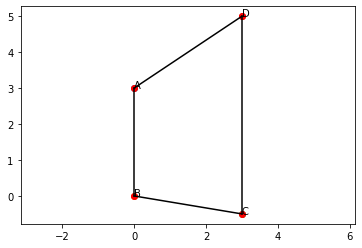

This figure's Python source:
# -*- coding: utf-8 -*-
"""
Created on Tue Sep 29 16:08:45 2020

@author: Rishab
"""
import matplotlib.pyplot as plt
import math as m


#These values are only being used for verifying that hypotenuse is the longest side in a right traingle.
a = [0,3]
b = [0,0]  
c = [3,-0.5]
d = [3,5]

def distancebetn(P,Q):
    return float(m.sqrt((Q[0]-P[0])**2 + (Q[1]-P[1])**2))

d1 = round(distancebetn(a,b),2)
d2 = round(distancebetn(b,c),2)
d3 = round(distancebetn(c,d),2)
d4 = round(distancebetn(d,a),2)

'''Since AB and CD are the smallest and largest sides in the quadrilateral. If that condition holds true then the problem can be solved'''
if(d1<d2 and d2<d4 and d4<d3): 
    print("AB and CD are the smallest and largest sides in the quadrilateral. Hence the problem can be solved.")
else:
    print("The problem cannot be solved.")

plt.plot(a[0],a[1],'o')
plt.text(0,3,'A')
plt.plot(b[0],b[1],'o')
plt.text(0,0,'B')
plt.plot(c[0],c[1],'o')
plt.text(3,-0.5,'C')
plt.plot(d[0],d[1],'o')
plt.text(3,5,'D')

x=[0,0,3,3]
y=[3,0,-0.5,5]

plt.plot(x,y,'ro')

def connect(x,y,p1,p2):
    x1, x2 = x[p1], x[p2]
    y1, y2 = y[p1], y[p2]
    plt.plot([x1,x2],[y1,y2],'k-')

connect(x,y,0,1)
connect(x,y,1,2)
connect(x,y,2,3)
connect(x,y,3,0)

plt.axis('equal')
plt.show()
